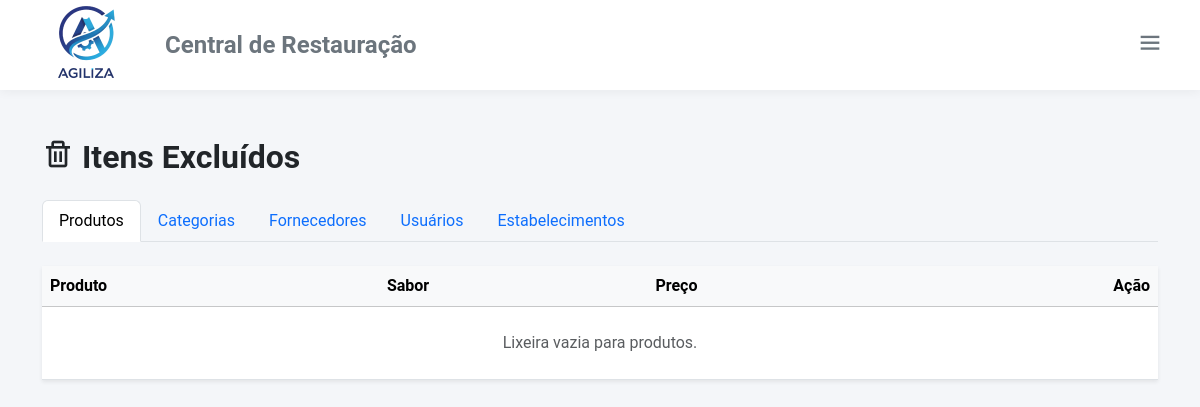
Before: /lixeira.php (signed in) with the older database file.
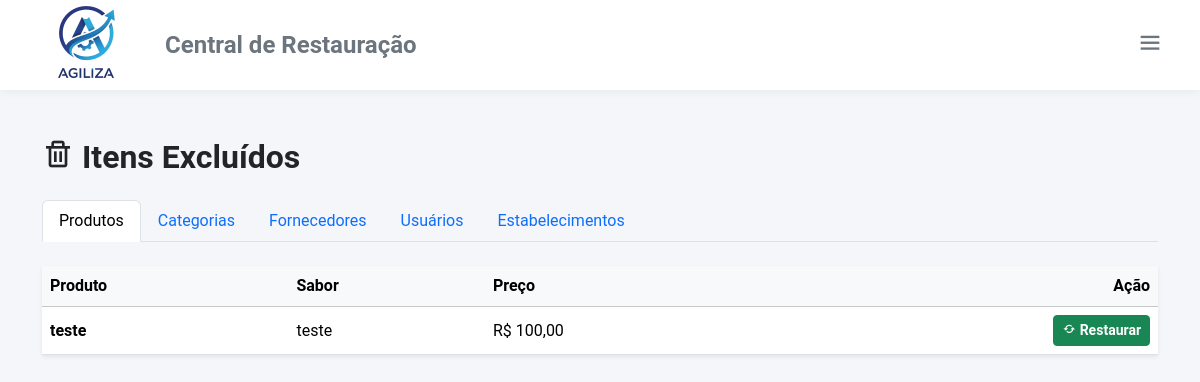
After: the same page with the newer database file.
### tables this page shows
CREATE TABLE IF NOT EXISTS `produto` (
  `id_produto` int NOT NULL AUTO_INCREMENT,
  `nome` varchar(50) NOT NULL,
  `sabor` varchar(50) NOT NULL,
  `id_categoria` int NOT NULL,
  `id_fornecedor` int NOT NULL,
  `preco_venda` decimal(10,2) NOT NULL,
  `preco_compra` decimal(10,2) NOT NULL,
  `ativo` tinyint(1) DEFAULT '1',
  PRIMARY KEY (`id_produto`),
  KEY `id_categoria` (`id_categoria`),
  KEY `id_fornecedor` (`id_fornecedor`)
);

### lixeira.php (the view, shortened to what this page needs)
<?php
require_once "config/conexao.php";
$pdo = isset($conn) ? $conn : null;
function fetchInactive($pdo, $table) {
    try {
        $sql = "SELECT * FROM $table WHERE ativo = 0";
        $stmt = $pdo->prepare($sql);
        $stmt->execute();
        return $stmt->fetchAll(PDO::FETCH_ASSOC);
    } catch (Exception $e) {
        return [];
    }
}
$produtos = fetchInactive($pdo, 'produto');
?>
<!DOCTYPE html>
<html lang="pt-br">
<head>
    <link href="https://cdn.jsdelivr.net/npm/bootstrap@5.3.6/dist/css/bootstrap.min.css" rel="stylesheet">
    <link href="https://unpkg.com/boxicons@2.1.4/css/boxicons.min.css" rel="stylesheet">
    <link href="assets/css/style_adm.css" rel="stylesheet">
    <link href="assets/css/dark_mode.css" rel="stylesheet">
</head>
<body>
    <div class="top-bar d-flex align-items-center justify-content-between px-4 py-2">
        <div class="d-flex align-items-center gap-3">
            <img src="assets/img/logoagilizasemfundo.png" style="height: 125px; width: auto;" alt="Logo">
            <h4 class="m-0 fw-bold text-secondary d-none d-md-block">Central de Restauração</h4>
        </div>
        <div class="dropdown">
            <button class="btn btn-outline-secondary border-0" type="button" data-bs-toggle="dropdown">
                <i class='bx bx-menu fs-3'></i>
            </button>
        </div>
    </div>
    <div class="container mt-5 main-container">
        <h2 class="mb-4 fw-bold page-title"><i class='bx bx-trash'></i> Itens Excluídos</h2>
        <ul class="nav nav-tabs mb-4" id="recycleTabs" role="tablist">
            <li class="nav-item" role="presentation">
                <button class="nav-link active" id="prod-tab" data-bs-toggle="tab" data-bs-target="#prod-content" type="button">Produtos</button>
            </li>
            <li class="nav-item" role="presentation">
                <button class="nav-link" id="cat-tab" data-bs-toggle="tab" data-bs-target="#cat-content" type="button">Categorias</button>
            </li>
            <li class="nav-item" role="presentation">
                <button class="nav-link" id="forn-tab" data-bs-toggle="tab" data-bs-target="#forn-content" type="button">Fornecedores</button>
            </li>
            <li class="nav-item" role="presentation">
                <button class="nav-link" id="user-tab" data-bs-toggle="tab" data-bs-target="#user-content" type="button">Usuários</button>
            </li>
            <li class="nav-item" role="presentation">
                <button class="nav-link" id="est-tab" data-bs-toggle="tab" data-bs-target="#est-content" type="button">Estabelecimentos</button>
            </li>
        </ul>
        <div class="tab-content" id="recycleTabsContent">
            <div class="tab-pane fade show active" id="prod-content">
                <div class="table-container shadow-sm">
                    <table class="table table-hover align-middle">
                        <thead class="table-light">
                            <tr>
                                <th>Produto</th>
                                <th>Sabor</th>
                                <th>Preço</th>
                                <th class="text-end">Ação</th>
                            </tr>
                        </thead>
                        <tbody>
                            <?php if (empty($produtos)): ?>
                                <tr><td colspan="4" class="text-center text-muted p-4">Lixeira vazia para produtos.</td></tr>
                            <?php else: ?>
                                <?php foreach ($produtos as $p): ?>
                                    <tr>
                                        <td class="fw-bold"><?= htmlspecialchars($p['nome']) ?></td>
                                        <td><?= htmlspecialchars($p['sabor']) ?></td>
                                        <td>R$ <?= number_format($p['preco_venda'], 2, ',', '.') ?></td>
                                        <td class="text-end">
                                            <form method="POST" class="d-inline">
                                                <button type="submit" class="btn btn-sm btn-success text-white fw-bold">
                                                    <i class='bx bx-refresh'></i> Restaurar
                                                </button>
                                            </form>
                                        </td>
                                    </tr>
                                <?php endforeach; ?>
                            <?php endif; ?>
                        </tbody>
                    </table>
                </div>
            </div>
        </div>
    </div>
</body>
</html>

Changed rows visible on the page:
added produto: nome "teste", sabor "teste", preco_venda "100,00"
Other visible differences:
text no longer shown: "Lixeira vazia para produtos."
